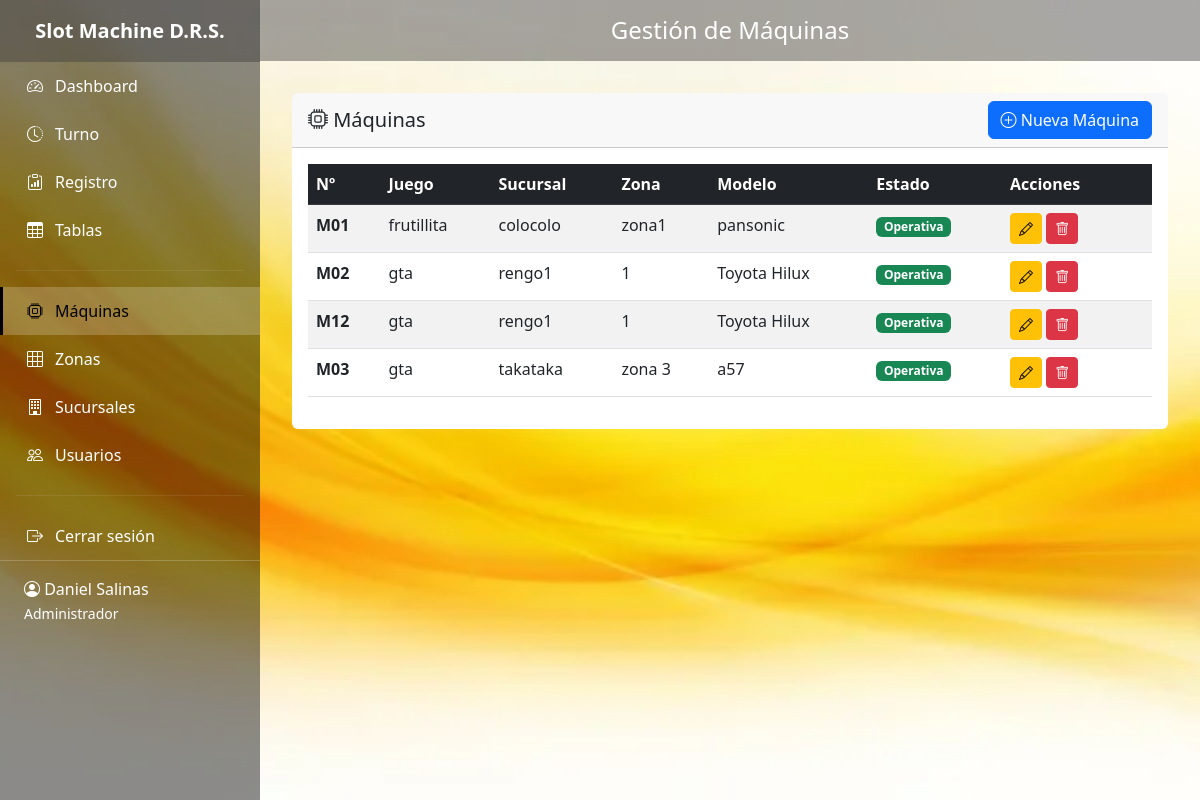
Page /maquinas/ (signed in) on the earlier database version.
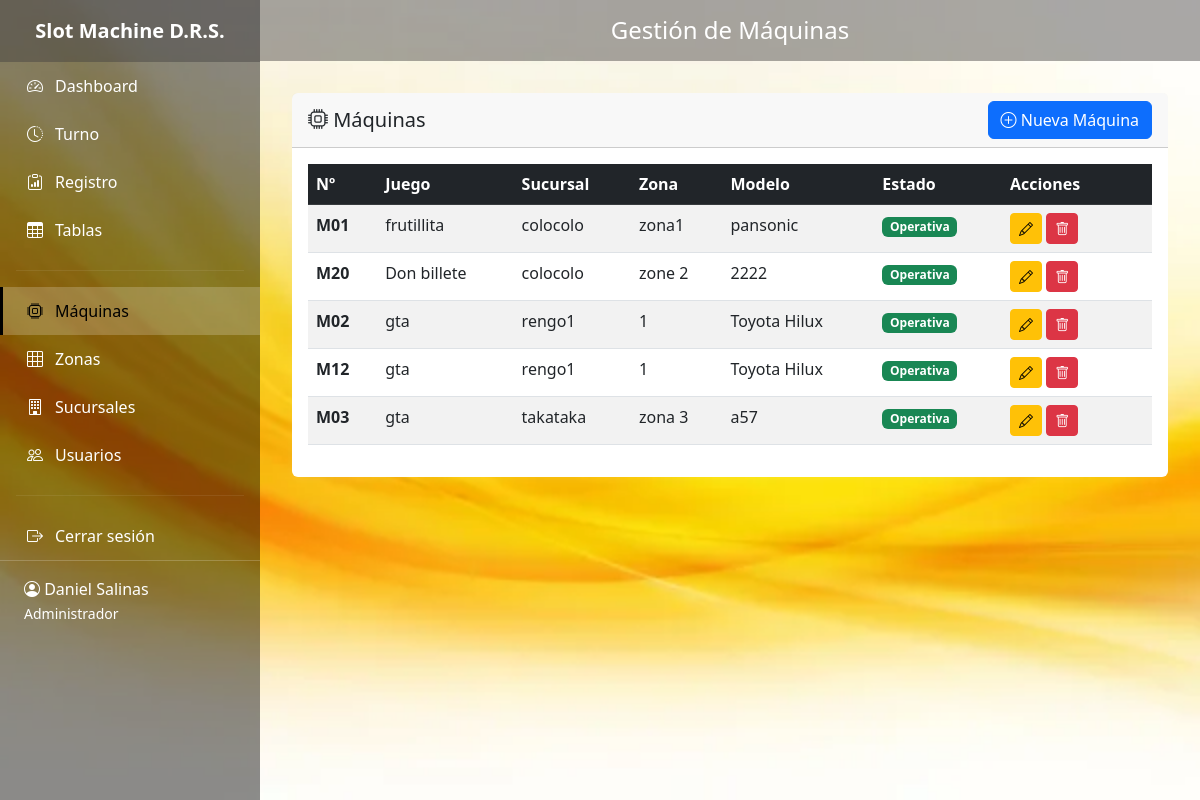
Same page on the later database version.
### control/models.py (models this page shows, shortened)
class Usuario(AbstractUser):
    ROLE_CHOICES = [
        ('admin', 'Administrador'),
        ('usuario', 'Usuario/Atendedora'),
    ]
    role = models.CharField(
        max_length=20,
        choices=ROLE_CHOICES,
        default='usuario',
        verbose_name='Rol'
    )
    nombre = models.CharField(max_length=150, verbose_name='Nombre Completo')
    class Meta:
        verbose_name = 'Usuario'
        verbose_name_plural = 'Usuarios'

class Maquina(models.Model):
    ESTADO_CHOICES = [
        ('Operativa', 'Operativa'),
        ('Mantenimiento', 'Mantenimiento'),
        ('Retirada', 'Retirada'),
    ]
    sucursal = models.ForeignKey(
        Sucursal,
        on_delete=models.CASCADE,
        related_name='maquinas',
        verbose_name='Sucursal'
    )
    zona = models.ForeignKey(
        Zona,
        on_delete=models.CASCADE,
        related_name='maquinas',
        verbose_name='Zona'
    )
    numero_maquina = models.IntegerField(verbose_name='Número de Máquina')
    codigo_interno = models.CharField(max_length=80, blank=True, verbose_name='Código Interno')
    nombre_juego = models.CharField(max_length=120, verbose_name='Nombre del Juego')
    modelo = models.CharField(max_length=80, blank=True, verbose_name='Modelo')
    numero_serie = models.CharField(max_length=120, blank=True, verbose_name='Número de Serie')
    estado = models.CharField(
        max_length=20,
        choices=ESTADO_CHOICES,
        default='Operativa',
        verbose_name='Estado'
    )
    ubicacion_detalle = models.CharField(
        max_length=150,
        blank=True,
        verbose_name='Detalle de Ubicación'
    )
    created_at = models.DateTimeField(auto_now_add=True, verbose_name='Fecha de Creación')
    class Meta:
        verbose_name = 'Máquina'
        verbose_name_plural = 'Máquinas'
        ordering = ['sucursal', 'zona', 'numero_maquina']
        unique_together = ['zona', 'numero_maquina']

class Sucursal(models.Model):
    nombre = models.CharField(max_length=150, verbose_name='Nombre')
    direccion = models.CharField(max_length=255, blank=True, verbose_name='Dirección')
    telefono = models.CharField(max_length=50, blank=True, verbose_name='Teléfono')
    created_at = models.DateTimeField(auto_now_add=True, verbose_name='Fecha de Creación')
    class Meta:
        verbose_name = 'Sucursal'
        verbose_name_plural = 'Sucursales'
        ordering = ['nombre']

class Zona(models.Model):
    sucursal = models.ForeignKey(
        Sucursal,
        on_delete=models.CASCADE,
        related_name='zonas',
        verbose_name='Sucursal'
    )
    nombre = models.CharField(max_length=80, verbose_name='Nombre')
    orden = models.SmallIntegerField(default=0, verbose_name='Orden')
    created_at = models.DateTimeField(auto_now_add=True, verbose_name='Fecha de Creación')
    class Meta:
        verbose_name = 'Zona'
        verbose_name_plural = 'Zonas'
        ordering = ['sucursal', 'orden', 'nombre']

### control/views.py (the view)
# urls.py: path('maquinas/', views.maquinas_list, name='maquinas_list'),
@login_required
@user_passes_test(is_admin)
def maquinas_list(request):
    maquinas = Maquina.objects.all()
    return render(request, 'maquinas/list.html', {'maquinas': maquinas})

### control/views.py (called while the page is built)
def is_admin(user):
    return user.is_authenticated and user.role == 'admin'

### templates/maquinas/list.html (shortened to what this page needs)
{% extends 'base.html' %}
{% block page_title%}Gestión de Máquinas{% endblock %}
{% block content %}
<div class="card">
    <div class="card-header">
        <div class="d-flex justify-content-between align-items-center">
            <h5 class="mb-0"><i class="bi bi-cpu"></i> Máquinas</h5>
            <a href="{% url 'control:maquina_create' %}" class="btn btn-primary">
                <i class="bi bi-plus-circle"></i> Nueva Máquina
            </a>
        </div>
    </div>
    <div class="card-body">
        <div class="table-responsive">
            <table class="table table-striped table-hover">
                <thead class="table-dark">
                    <tr>
                        <th>Nº</th>
                        <th>Juego</th>
                        <th>Sucursal</th>
                        <th>Zona</th>
                        <th>Modelo</th>
                        <th>Estado</th>
                        <th width="150">Acciones</th>
                    </tr>
                </thead>
                <tbody>
                    {% for maquina in maquinas %}
                        <tr>
                            <td><strong>M{{ maquina.numero_maquina|stringformat:"02d" }}</strong></td>
                            <td>{{ maquina.nombre_juego }}</td>
                            <td>{{ maquina.sucursal.nombre }}</td>
                            <td>{{ maquina.zona.nombre }}</td>
                            <td>{{ maquina.modelo|default:"-" }}</td>
                            <td>
                                {% if maquina.estado == 'Operativa' %}
                                    <span class="badge bg-success">{{ maquina.estado }}</span>
                                {% elif maquina.estado == 'Mantenimiento' %}
                                    <span class="badge bg-warning">{{ maquina.estado }}</span>
                                {% else %}
                                    <span class="badge bg-secondary">{{ maquina.estado }}</span>
                                {% endif %}
                            </td>
                            <td>
                                <a href="{% url 'control:maquina_edit' maquina.pk %}" class="btn btn-sm btn-warning">
                                    <i class="bi bi-pencil"></i>
                                </a>
                                <a href="{% url 'control:maquina_delete' maquina.pk %}" class="btn btn-sm btn-danger">
                                    <i class="bi bi-trash"></i>
                                </a>
                            </td>
                        </tr>
                    {% empty %}
                        <tr>
                            <td colspan="7" class="text-center text-muted">No hay máquinas registradas</td>
                        </tr>
                    {% endfor %}
                </tbody>
            </table>
        </div>
    </div>
</div>
{% endblock %}

### templates/base.html (shortened to what this page needs)
{% load static %}
<!DOCTYPE html>
<html lang="es">
<head>
    <link href="https://cdn.jsdelivr.net/npm/bootstrap@5.3.0/dist/css/bootstrap.min.css" rel="stylesheet">
    <link rel="stylesheet" href="https://cdn.jsdelivr.net/npm/bootstrap-icons@1.11.0/font/bootstrap-icons.css">
    <link rel="stylesheet" href="{% static 'css/custom.css' %}">
</head>
<body>
{% if user.is_authenticated %}
    <aside class="sidebar">
        <div class="sidebar-brand">
            Slot Machine D.R.S.
        </div>
        <ul class="sidebar-nav nav flex-column">
            {% if user.role == 'admin' %}
            <li class="nav-item">
                <a class="nav-link {% if request.resolver_match.url_name == 'dashboard' %}active{% endif %}"
                   href="{% url 'control:dashboard' %}">
                    <i class="bi bi-speedometer2"></i> Dashboard
                </a>
            </li>
            {% endif %}
            <li class="nav-item">
                <a class="nav-link {% if request.resolver_match.url_name == 'turno' %}active{% endif %}"
                   href="{% url 'control:turno' %}">
                    <i class="bi bi-clock-history"></i> Turno
                </a>
            </li>
            <li class="nav-item">
                <a class="nav-link {% if request.resolver_match.url_name == 'registro' %}active{% endif %}"
                   href="{% url 'control:registro' %}">
                    <i class="bi bi-clipboard-data"></i> Registro
                </a>
            </li>
            <li class="nav-item">
                <a class="nav-link {% if request.resolver_match.url_name == 'tablas' %}active{% endif %}"
                   href="{% url 'control:tablas' %}">
                    <i class="bi bi-table"></i> Tablas
                </a>
            </li>
            {% if user.role == 'admin' %}
                <hr class="mx-3" style="border-color: rgba(255,255,255,0.3);">
                <li class="nav-item">
                    <a class="nav-link {% if 'maquinas' in request.path %}active{% endif %}"
                       href="{% url 'control:maquinas_list' %}">
                        <i class="bi bi-cpu"></i> Máquinas
                    </a>
                </li>
                <li class="nav-item">
                    <a class="nav-link {% if 'zonas' in request.path %}active{% endif %}"
                       href="{% url 'control:zonas_list' %}">
                        <i class="bi bi-grid-3x3"></i> Zonas
                    </a>
                </li>
                <li class="nav-item">
                    <a class="nav-link {% if 'sucursales' in request.path %}active{% endif %}"
                       href="{% url 'control:sucursales_list' %}">
                        <i class="bi bi-building"></i> Sucursales
                    </a>
                </li>
                <li class="nav-item">
                    <a class="nav-link {% if 'usuarios' in request.path %}active{% endif %}"
                       href="{% url 'control:usuarios_list' %}">
                        <i class="bi bi-people"></i> Usuarios
                    </a>
                </li>
            {% endif %}
            <hr class="mx-3" style="border-color: rgba(255,255,255,0.3);">
            <li class="nav-item">
                <a class="nav-link" href="{% url 'control:logout' %}">
                    <i class="bi bi-box-arrow-right"></i> Cerrar sesión
                </a>
            </li>
        </ul>
        <div class="sidebar-user">
            <i class="bi bi-person-circle"></i> {{ user.nombre }} <br>
            <small>{{ user.get_role_display }}</small>
        </div>
    </aside>
    <main class="main-content">
        <div class="top-bar">
            <h4 class="mb-0">{% block page_title %}Sistema de Control{% endblock %}</h4>
        </div>
        <div class="content-area">
            {% block content %}{% endblock %}
        </div>
    </main>
{% else %}
    {% block login_content %}{% endblock %}
{% endif %}
</body>
</html>

### static/img/custom.css (style rules this page uses)
.sidebar { position: relative; height: 100vh; background-image: url("../img/sidebar_bg.jpg"); background-size: cover; background-position: center; background-repeat: no-repeat; background-attachment: fixed; }
.sidebar::before { content: ""; position: absolute; top: 0; left: 0; width: 100%; height: 100%; background: rgba(0, 0, 0, 0.55); z-index: 0; }
.sidebar * { position: relative; z-index: 1; }

Differences in the rows shown:
added Maquina: numero_maquina "20", nombre_juego "Don billete", sucursal.nombre "colocolo", zona.nombre "zone 2", modelo "2222", estado "Operativa"
